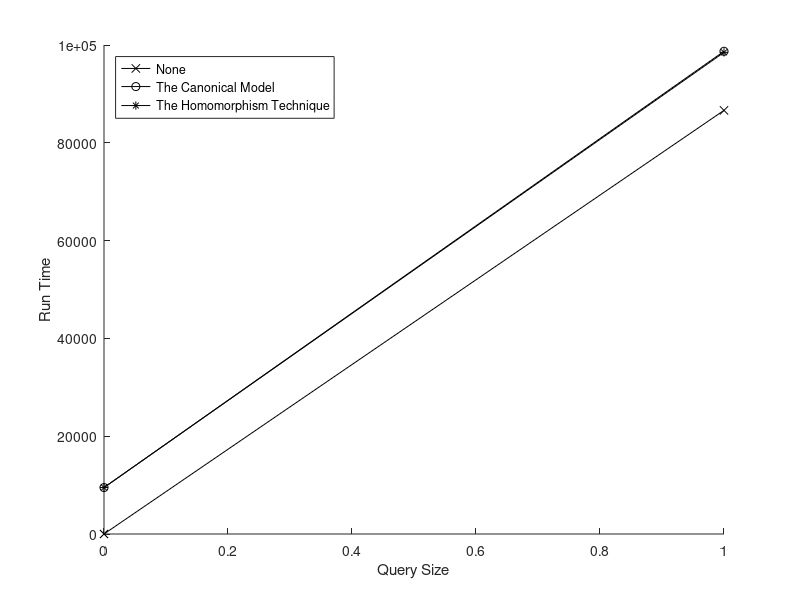

This chart was generated by the following MATLAB code:
format long
A = [
	0	0.380000	9496.460000	9503.080000;
	1	86635.180000	98715.320000	98494.100000;
];

hold on
f = plot(A(:,1), A(:,2), 'k-x');
f = plot(A(:,1), A(:,3), 'k-o');
f = plot(A(:,1), A(:,4), 'k-*');
hold off
xlabel('Query Size')
ylabel('Run Time')
legend('None', 'The Canonical Model', 'The Homomorphism Technique', 'Location', 'northwest')
saveas(f, '../img/ChildWildcardGraph.png');
